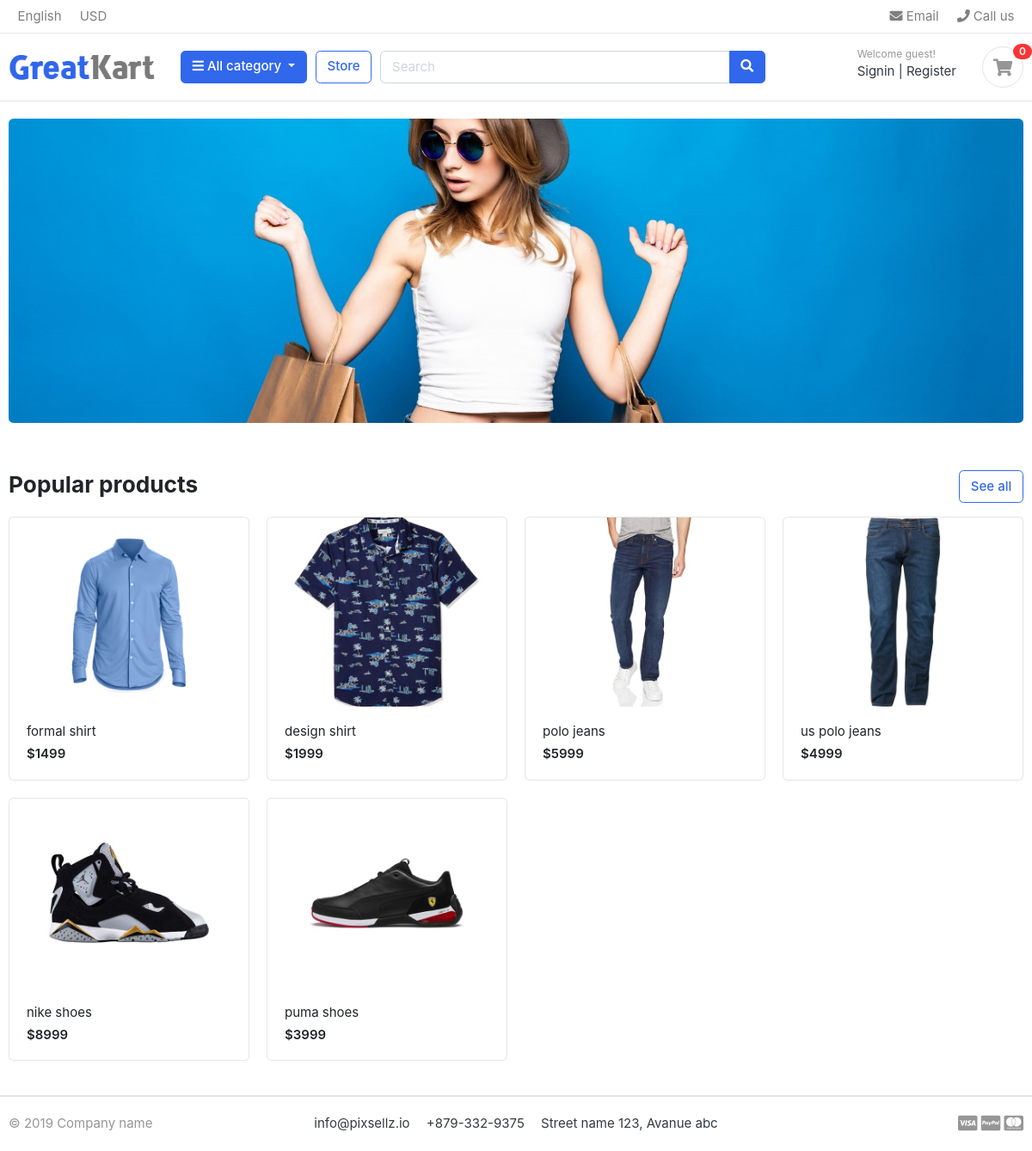
The page / on the database its author committed.
### store/models.py (models this page shows, shortened)
class Product(models.Model):
    category        = models.ForeignKey(Category , on_delete=models.CASCADE)
    product_name    = models.CharField(max_length=250,unique=True)
    slug            = models.SlugField(max_length=550,unique=True)
    discription     = models.TextField()
    price           = models.IntegerField()
    stock           = models.IntegerField()
    product_image   = models.ImageField(upload_to='media/product/', blank=True)
    created         = models.DateTimeField(auto_now_add=True)
    modefied        = models.DateTimeField(auto_now=True)
    is_avalible     = models.BooleanField(default=True)
    def get_url(self):
        return reverse('product_detail',args=[self.category.slug,self.slug,])

### Greatkart/views.py (the view)
# urls.py: 2. Add a URL to urlpatterns:  path('', views.home, name='home')
def home(request):
    products=Product.objects.filter(is_avalible=True)
    context={
        'products':products
    }
    return render(request,'home.html',context)

### cart/context_processors.py (called while the page is built)
def total_cart_items(request):
    total_items=0
    if request.user.is_authenticated:
        cart_items=Cart_items.objects.filter(user=request.user)
    else:
        cart_items=Cart_items.objects.filter(cart__cart_id=_cart_id(request))
    for cart_item in cart_items:
        total_items+=cart_item.quantity
    return dict(items=total_items)

### cart/views.py (called while the page is built)
def _cart_id(request):
    cart = request.session.session_key
    if not cart:
        cart= request.session.create()
    return cart

### category/context_processors.py (called while the page is built)
def category_links(request):
    category=Category.objects.all()
    return dict(cat_list=category)

### category/models.py (called while the page is built)
    def __str__(self):
        return self.caterogy_name

    def get_url(self):
        return reverse('get_product_by_category',args=[self.slug])

### templates/home.html
{% extends 'base.html' %}
{%load static%}
{% block content %}
<section class="section-intro padding-y-sm">
<div class="container">
<div class="intro-banner-wrap">
	<img src="{% static 'images/banners/cover.jpg' %}" class="img-fluid rounded">
</div>
</div>
</section>
<section class="section-name padding-y-sm">
<div class="container">
<header class="section-heading">
	<a href="./store.html" class="btn btn-outline-primary float-right">See all</a>
	<h3 class="section-title">Popular products</h3>
</header>
<div class="row">
	{% for product in products%}
	<div class="col-md-3">
		<div class="card card-product-grid">
			<a href={{product.get_url}} class="img-wrap"> <img src={{product.product_image.url}}> </a>
			<figcaption class="info-wrap">
				<a href="./product-detail.html" class="title">{{product.product_name}}</a>
				<div class="price mt-1">${{product.price}}</div>
			</figcaption>
		</div>
	</div>
	{% endfor %}
</div>
</div>
</section>
</body>
</html>
{% endblock %}

### static/css/ui.css (style rules this page uses)
html { font-family: "Inter", sans-serif; font-size: 15px; }
.img-wrap { text-align: center; display: block; }
.img-wrap img { max-width: 100%; }
.padding-y-sm { padding-top: 20px; padding-bottom: 20px; }
.section-heading { margin-bottom: 20px; margin-top: 15px; }
.section-title { color: #212529; }
[class*=card-product] a.title { color: #212529; display: block; }
[class*=card-product] .img-wrap { overflow: hidden; position: relative; }
[class*=card-product] .img-wrap img { height: 100%; max-width: 100%; width: auto; display: inline-block; -o-object-fit: cover; object-fit: cover; }
.card-product-grid { margin-bottom: 20px; }
.card-product-grid .img-wrap { border-radius: 0.2rem 0.2rem 0 0; height: 220px; }
.card-product-grid .info-wrap { overflow: hidden; padding: 18px 20px; }
.card .img-wrap { overflow: hidden; }
.price { font-weight: 600; color: #212529; }

### rows shown on the page
Product: product_image (picture), product_name "formal shirt", price "1499"
Product: product_image (picture), product_name "design shirt", price "1999"
Product: product_image (picture), product_name "polo jeans", price "5999"
Product: product_image (picture), product_name "us polo jeans", price "4999"
Product: product_image (picture), product_name "nike shoes", price "8999"
Product: product_image (picture), product_name "puma shoes", price "3999"

### other values the page prints
{{ items }} "0"
